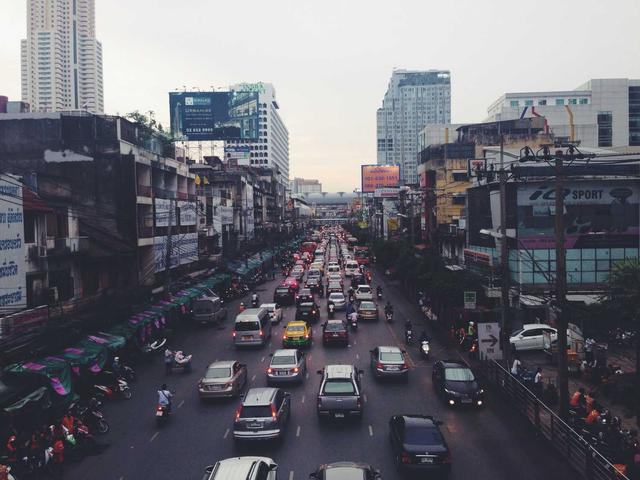
#> input picture 03_orb/images/input_image.jpg, 640 x 480 px
$ python orb_final_summary.py
#> lines starting #> are read from the running program, lines starting #| are printed output that depends on the picture
"""
Generate final ORB pipeline summary image showing detection + description results.
"""

import os
import numpy as np
from PIL import Image
import matplotlib.pyplot as plt
import matplotlib.patches as patches
from scipy.ndimage import gaussian_filter, sobel

CODE_DIR = os.path.dirname(os.path.abspath(__file__))
OUT_DIR = os.path.join(CODE_DIR, '..', 'images')

# Bresenham circle offsets
CIRCLE_OFFSETS = [
    (0, -3), (1, -3), (2, -2), (3, -1),
    (3, 0), (3, 1), (2, 2), (1, 3),
    (0, 3), (-1, 3), (-2, 2), (-3, 1),
    (-3, 0), (-3, -1), (-2, -2), (-1, -3)
]


def load_real_image():
    """Load the real input image."""
    image_path = os.path.join(OUT_DIR, "input_image.jpg")
    if os.path.exists(image_path):
        img_rgb = np.array(Image.open(image_path))
        if len(img_rgb.shape) == 3:
            img = (0.299 * img_rgb[:, :, 0] + 0.587 * img_rgb[:, :, 1] + 0.114 * img_rgb[:, :, 2]) / 255.0
        else:
            img = img_rgb / 255.0
        return img
    return None

def create_test_image():
    """Create a test image with features (fallback if no real image)."""
    # Try to load real image first
    real_img = load_real_image()
#> in load_real_image, img_rgb is the input picture: shape (480, 640, 3); mean R, G, B 105.6, 105.7, 113.8
#> in load_real_image, `img = (0.299 * img_rgb[:, :, 0] + 0.587 * img_rgb[:, :, 1] + 0.114 * i..`:
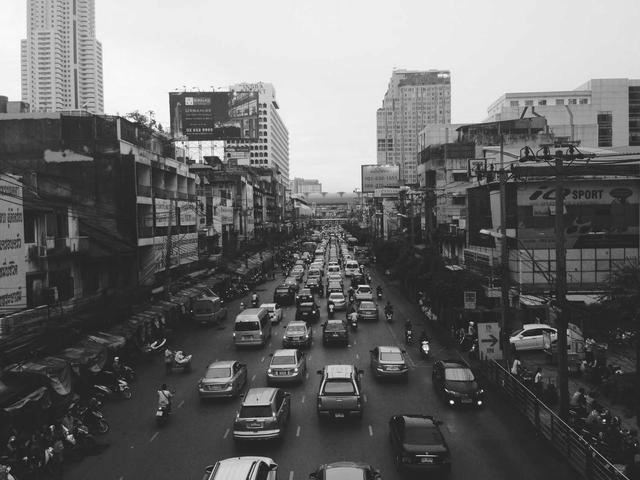
#> img: shape (480, 640) float64; min 0.00224, max 0.999, mean 0.418
    if real_img is not None:
        return real_img

    # Fallback to synthetic
    img = np.zeros((240, 320), dtype=np.float64)
    img[:, :] = 0.5

    # Add shapes
    img[40:90, 40:90] = 0.9
    img[100:150, 180:250] = 0.3
    img[140:190, 60:120] = 0.75
    img[50:80, 200:260] = 0.85

    # Add texture
    for i in range(0, 240, 15):
        for j in range(0, 320, 15):
            img[i:i+8, j:j+8] += np.random.rand() * 0.08 - 0.04

    return np.clip(img, 0, 1)


def detect_fast_corners(img, threshold=0.08):
    """Simple FAST corner detection."""
    h, w = img.shape
    corners = []

    for y in range(3, h - 3):
        for x in range(3, w - 3):
            center = img[y, x]
            upper = center + threshold
            lower = center - threshold

            circle_vals = [img[y + dy, x + dx] for dx, dy in CIRCLE_OFFSETS]

            labels = []
            for val in circle_vals:
                if val > upper:
                    labels.append('B')
                elif val < lower:
                    labels.append('D')
                else:
                    labels.append('S')

            labels_ext = labels + labels
            max_b = max_d = 0
            cnt_b = cnt_d = 0

            for l in labels_ext:
                if l == 'B':
                    cnt_b += 1
                    cnt_d = 0
                    max_b = max(max_b, cnt_b)
                elif l == 'D':
                    cnt_d += 1
                    cnt_b = 0
                    max_d = max(max_d, cnt_d)
                else:
                    cnt_b = cnt_d = 0

            if min(max_b, 16) >= 9 or min(max_d, 16) >= 9:
                corners.append({'x': x, 'y': y, 'response': max(max_b, max_d)})

    return corners


def compute_harris(img, keypoints, k=0.04):
    """Compute Harris response."""
    Ix = sobel(img, axis=1)
    Iy = sobel(img, axis=0)

    Ixx = gaussian_filter(Ix * Ix, 1.5)
    Iyy = gaussian_filter(Iy * Iy, 1.5)
    Ixy = gaussian_filter(Ix * Iy, 1.5)

    for kp in keypoints:
        x, y = kp['x'], kp['y']
        det = Ixx[y, x] * Iyy[y, x] - Ixy[y, x] ** 2
        trace = Ixx[y, x] + Iyy[y, x]
        kp['harris'] = det - k * trace ** 2

    return keypoints


def compute_orientation(img, keypoints, radius=15):
    """Compute orientation using intensity centroid."""
    h, w = img.shape

    for kp in keypoints:
        cx, cy = int(kp['x']), int(kp['y'])
        m10 = m01 = 0

        for dy in range(-radius, radius + 1):
            for dx in range(-radius, radius + 1):
                x, y = cx + dx, cy + dy
                if 0 <= x < w and 0 <= y < h:
                    intensity = img[y, x]
                    m10 += dx * intensity
                    m01 += dy * intensity

        kp['orientation'] = np.arctan2(m01, m10)

    return keypoints


def generate_descriptor(img, kp, n_pairs=256):
    """Generate rBRIEF descriptor."""
    np.random.seed(42)
    h, w = img.shape
    cx, cy = int(kp['x']), int(kp['y'])
    theta = kp.get('orientation', 0)

    cos_t = np.cos(theta)
    sin_t = np.sin(theta)

    descriptor = np.zeros(n_pairs, dtype=np.uint8)

    for i in range(n_pairs):
        px = int(np.clip(np.random.randn() * 7, -15, 15))
        py = int(np.clip(np.random.randn() * 7, -15, 15))
        qx = int(np.clip(np.random.randn() * 7, -15, 15))
        qy = int(np.clip(np.random.randn() * 7, -15, 15))

        rpx = int(round(px * cos_t - py * sin_t))
        rpy = int(round(px * sin_t + py * cos_t))
        rqx = int(round(qx * cos_t - qy * sin_t))
        rqy = int(round(qx * sin_t + qy * cos_t))

        p_x, p_y = cx + rpx, cy + rpy
        q_x, q_y = cx + rqx, cy + rqy

        if 0 <= p_x < w and 0 <= p_y < h and 0 <= q_x < w and 0 <= q_y < h:
            if img[p_y, p_x] < img[q_y, q_x]:
                descriptor[i] = 1

    return descriptor


def create_final_summary():
    """Create final ORB summary visualization."""
    print("Creating test image...")
    img = create_test_image()

    print("Detecting FAST corners...")
    fast_corners = detect_fast_corners(img)
#> after the loop in detect_fast_corners, `for y in range(3, h - 3):`: corners = 14942 items
    print(f"  Found {len(fast_corners)} corners")

    print("Computing Harris response...")
    harris_corners = compute_harris(img, fast_corners)

    print("Selecting top keypoints...")
    harris_corners = sorted(harris_corners, key=lambda k: k.get('harris', 0), reverse=True)
    selected = harris_corners[:200]
    print(f"  Selected {len(selected)} keypoints")

    print("Computing orientations...")
    oriented = compute_orientation(img, selected)

    print("Generating descriptors...")
    valid_kps = []
    descriptors = []
    h, w = img.shape

    for kp in oriented:
        if 16 <= kp['x'] < w - 16 and 16 <= kp['y'] < h - 16:
            desc = generate_descriptor(img, kp)
            kp['descriptor'] = desc
            valid_kps.append(kp)
            descriptors.append(desc)

    print(f"  Generated {len(valid_kps)} descriptors")

    # Create visualization
    fig = plt.figure(figsize=(20, 14))
    gs = fig.add_gridspec(2, 3, hspace=0.25, wspace=0.2)

    # 1. Input Image
    ax1 = fig.add_subplot(gs[0, 0])
    ax1.imshow(img, cmap='gray', vmin=0, vmax=1)
    ax1.set_title(f'1. Input Image\n{w}×{h} pixels', fontsize=12, fontweight='bold')
    ax1.axis('off')

    # 2. FAST Corners - sample evenly if too many
    ax2 = fig.add_subplot(gs[0, 1])
    ax2.imshow(img, cmap='gray', vmin=0, vmax=1)
    n_show = min(800, len(fast_corners))
    if len(fast_corners) > n_show:
        indices = np.linspace(0, len(fast_corners) - 1, n_show, dtype=int)
        fast_to_show = [fast_corners[i] for i in indices]
    else:
        fast_to_show = fast_corners
    for kp in fast_to_show:
        circle = plt.Circle((kp['x'], kp['y']), 2, color='yellow', fill=False, linewidth=0.5)
        ax2.add_patch(circle)
    ax2.set_title(f'2. FAST Corners\n{len(fast_corners)} detected', fontsize=12, fontweight='bold')
    ax2.axis('off')

    # 3. Harris Filtered
    ax3 = fig.add_subplot(gs[0, 2])
    ax3.imshow(img, cmap='gray', vmin=0, vmax=1)
    for kp in selected:
        circle = plt.Circle((kp['x'], kp['y']), 4, color='cyan', fill=False, linewidth=1)
        ax3.add_patch(circle)
    ax3.set_title(f'3. Harris Filtered\n{len(selected)} keypoints', fontsize=12, fontweight='bold')
    ax3.axis('off')

    # 4. With Orientation
    ax4 = fig.add_subplot(gs[1, 0])
    ax4.imshow(img, cmap='gray', vmin=0, vmax=1)
    for kp in valid_kps[:100]:
        x, y = kp['x'], kp['y']
        theta = kp.get('orientation', 0)

        circle = plt.Circle((x, y), 5, color='lime', fill=False, linewidth=1.5)
        ax4.add_patch(circle)

        arrow_len = 10
        dx = arrow_len * np.cos(theta)
        dy = arrow_len * np.sin(theta)
        ax4.arrow(x, y, dx, dy, head_width=3, head_length=2, fc='red', ec='red')

    ax4.set_title(f'4. Orientation Assignment\n{len(valid_kps)} with θ', fontsize=12, fontweight='bold')
    ax4.axis('off')

    # 5. Descriptor visualization
    ax5 = fig.add_subplot(gs[1, 1])
    if len(descriptors) > 0:
        desc_img = np.array(descriptors[:16]).reshape(-1)[:256].reshape(16, 16)
        ax5.imshow(desc_img, cmap='Greens', aspect='auto')
        ax5.set_title('5. rBRIEF Descriptors\n256-bit binary (16×16 viz)', fontsize=12, fontweight='bold')
    ax5.axis('off')

    # 6. Summary statistics
    ax6 = fig.add_subplot(gs[1, 2])
    ax6.set_xlim(0, 10)
    ax6.set_ylim(0, 10)
    ax6.axis('off')

    summary_text = f"""
ORB Pipeline Summary
════════════════════

Input: {w} × {h} pixels

1️⃣ DETECTION PHASE:
  • FAST corners: {len(fast_corners)}
  • Harris filtered: {len(selected)}
  • With orientation: {len(oriented)}

2️⃣ DESCRIPTION PHASE:
  • Valid keypoints: {len(valid_kps)}
  • Descriptor size: 256 bits
  • Storage: {len(valid_kps) * 32} bytes

Key Features:
  ✓ Fast: ~30× faster than SIFT
  ✓ Rotation invariant
  ✓ Scale invariant
  ✓ Compact binary descriptors
"""
    ax6.text(0.5, 5, summary_text, fontsize=10, va='center', family='monospace',
            bbox=dict(boxstyle='round', facecolor='#e8f8f5', edgecolor='#1abc9c', linewidth=2))
    ax6.set_title('6. Pipeline Summary', fontsize=12, fontweight='bold')

    plt.suptitle('ORB Complete Pipeline: Detection → Description', fontsize=18, fontweight='bold', y=0.98)
    plt.savefig(os.path.join(OUT_DIR, 'orb_complete_summary.png'), dpi=150, bbox_inches='tight', facecolor='white')
    plt.close()
    print("Saved: orb_complete_summary.png")


def create_orb_vs_sift_summary():
    """Create comparison summary between ORB and SIFT."""
    fig, ax = plt.subplots(figsize=(16, 12))
    ax.set_xlim(0, 16)
    ax.set_ylim(0, 12)
    ax.axis('off')

    # Title
    ax.text(8, 11.5, 'ORB vs SIFT: Algorithm Comparison', ha='center',
           fontsize=18, fontweight='bold')

    # ORB column
    orb_box = patches.FancyBboxPatch((0.5, 1), 7, 9.5, boxstyle="round,pad=0.1",
                                      facecolor='#e8f8f5', edgecolor='#1abc9c', linewidth=3)
    ax.add_patch(orb_box)
    ax.text(4, 10, 'ORB', ha='center', fontsize=16, fontweight='bold', color='#1abc9c')

    orb_content = """
Year: 2011 (Rublee et al.)

DETECTION:
  • FAST corners (16-pixel circle)
  • Harris corner response
  • Intensity centroid orientation
  • Image pyramid (f=1.2)

DESCRIPTION:
  • rBRIEF (256-bit binary)
  • Rotated sampling pattern
  • Pre-trained point pairs

MATCHING:
  • Hamming distance
  • XOR + popcount
  • ~8 CPU cycles

PERFORMANCE:
  • Speed: ~30 fps
  • Storage: 32 bytes/descriptor
  • Free (no patents)
"""
    ax.text(1, 9, orb_content, fontsize=9, va='top', family='monospace')

    # SIFT column
    sift_box = patches.FancyBboxPatch((8.5, 1), 7, 9.5, boxstyle="round,pad=0.1",
                                       facecolor='#fdedec', edgecolor='#e74c3c', linewidth=3)
    ax.add_patch(sift_box)
    ax.text(12, 10, 'SIFT', ha='center', fontsize=16, fontweight='bold', color='#e74c3c')

    sift_content = """
Year: 2004 (David Lowe)

DETECTION:
  • DoG extrema (26-neighbor)
  • Low contrast removal
  • Edge response removal
  • Gaussian scale space

DESCRIPTION:
  • 128-D float vector
  • 4×4 subregions × 8 bins
  • Gradient histograms

MATCHING:
  • L2 (Euclidean) distance
  • 128 multiply-adds
  • ~500 CPU cycles

PERFORMANCE:
  • Speed: ~1 fps
  • Storage: 512 bytes/descriptor
  • Patent expired (2020)
"""
    ax.text(9, 9, sift_content, fontsize=9, va='top', family='monospace')

    plt.tight_layout()
    plt.savefig(os.path.join(OUT_DIR, 'orb_vs_sift_summary.png'), dpi=150, bbox_inches='tight', facecolor='white')
    plt.close()
    print("Saved: orb_vs_sift_summary.png")


def main():
    """Generate final summary visualizations."""
    print("=" * 60)
    print("ORB Final Summary Visualizations")
    print("=" * 60)

    # Ensure output directory exists
    os.makedirs(OUT_DIR, exist_ok=True)

    print("\n1. Generating complete pipeline summary...")
    create_final_summary()
#|   Found 14942 corners
#> in compute_harris, `Iy = sobel(img, axis=0)`:
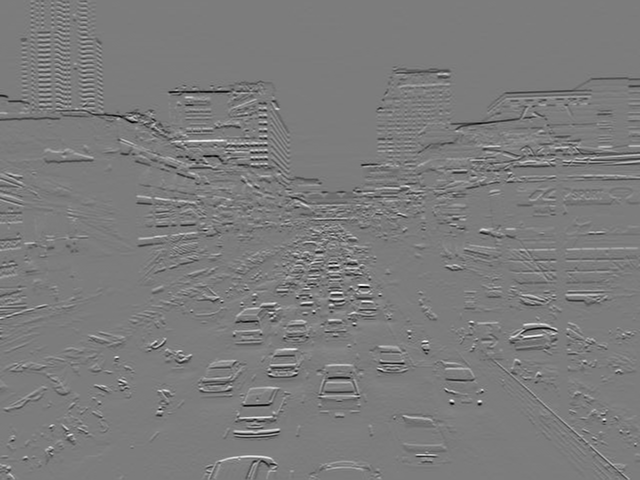
#> Iy: shape (480, 640) float64; min -2.99, max 3.14, mean -0.0105; drawn with min black and max white
#> in compute_harris, `Ixx = gaussian_filter(Ix * Ix, 1.5)`:
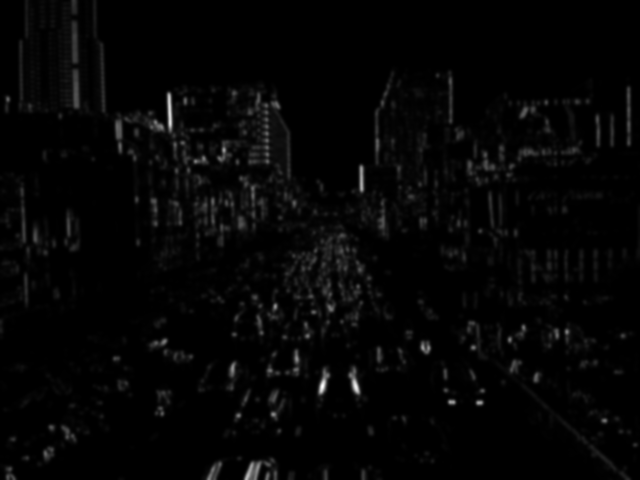
#> Ixx: shape (480, 640) float64; min 0, max 3.7, mean 0.0797; drawn with min black and max white
#> in compute_harris, `Iyy = gaussian_filter(Iy * Iy, 1.5)`:
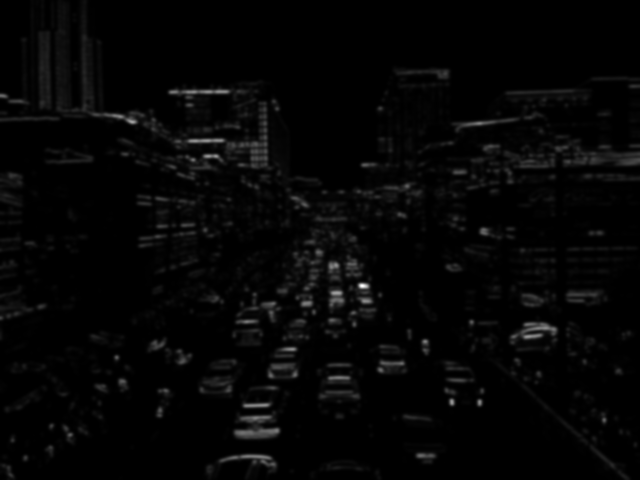
#> Iyy: shape (480, 640) float64; min 0, max 4.95, mean 0.111; drawn with min black and max white
#> in compute_harris, `Ixy = gaussian_filter(Ix * Iy, 1.5)`:
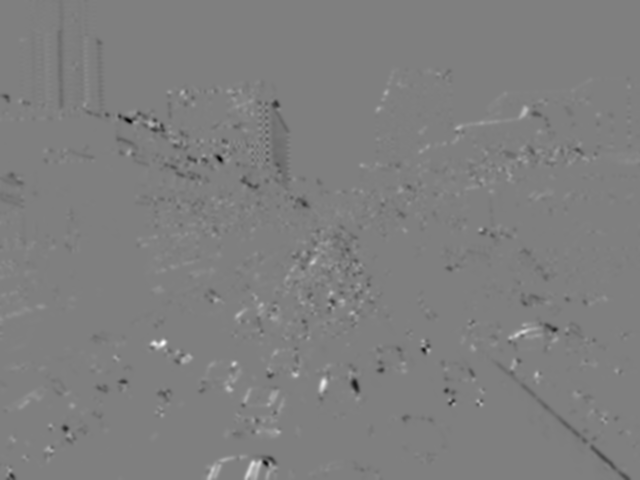
#> Ixy: shape (480, 640) float64; min -1.22, max 1.22, mean -0.00172; drawn with min black and max white
#> the loop in compute_harris, `for kp in keypoints:` made 14942 passes
#> (x, y, det, trace) on passes 1 to 3: (63, 3, 0.0327, 0.377), (64, 3, 0.0401, 0.406), (67, 3, 0.0273, 0.331)
#> in create_final_summary, `selected = harris_corners[:200]`: selected = 200 items
#|   Selected 200 keypoints
#> the loop in compute_orientation, `for kp in keypoints:` made 200 passes
#> (cx, cy) on passes 1 to 3: (452, 402), (451, 402), (479, 402)
#> the loop in create_final_summary, `for kp in oriented:` made 200 passes
#> (cx in generate_descriptor, cy in generate_descriptor, theta in generate_descriptor, cos_t in generate_descriptor, sin_t in generate_descriptor) on passes 1 to 3: (452, 402, 3.02, -0.993, 0.122), (451, 402, 2.67, -0.893, 0.451), (479, 402, 2.71, -0.909, 0.417)
#|   Generated 195 descriptors
#> the loop in create_final_summary, `for kp in fast_to_show:` made 800 passes
#> kp on passes 1 to 3: {'x': 63, 'y': 3, 'response': 15, 'harris': 0.027}, {'x': 59, 'y': 6, 'response': 15, 'harris': 0.00618}, {'x': 31, 'y': 9, 'response': 32, 'harris': 0.0175}
#> the loop in create_final_summary, `for kp in valid_kps[:100]:` made 100 passes
#> in create_final_summary, `plt.savefig(os.path.join(OUT_DIR, 'orb_complete_summary.png'), dpi=150..`:
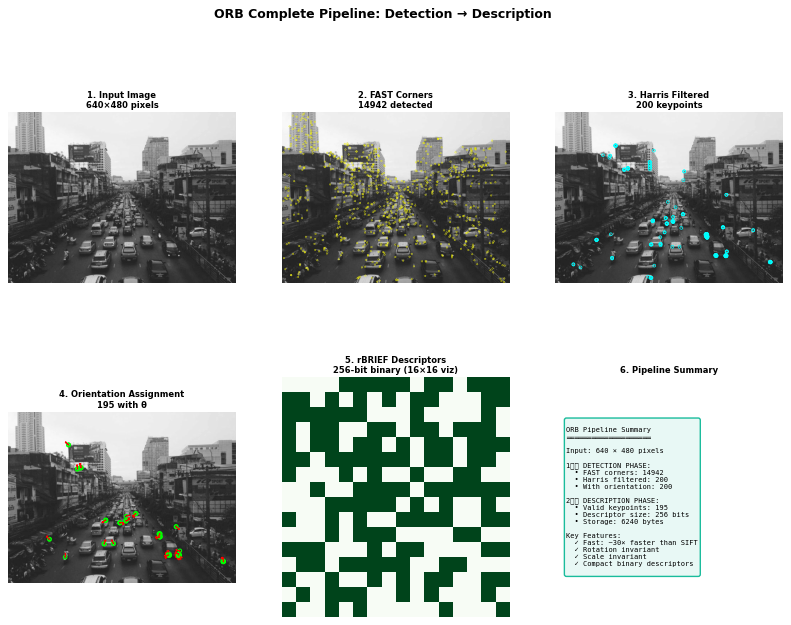
#> figure drawn by matplotlib, 5 panels

    print("\n2. Generating ORB vs SIFT comparison...")
    create_orb_vs_sift_summary()
#> in create_orb_vs_sift_summary, `plt.savefig(os.path.join(OUT_DIR, 'orb_vs_sift_summary.png'), dpi=150,..`:
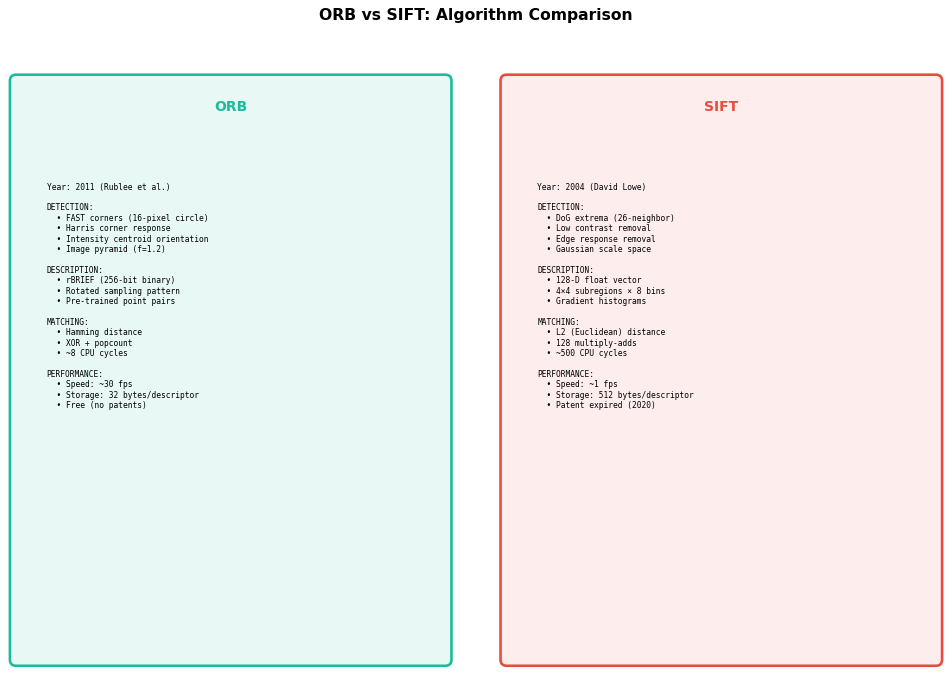
#> figure drawn by matplotlib, 1 panel

    print("\n" + "=" * 60)
    print("Done! Generated all summary visualizations.")
    print("=" * 60)


if __name__ == "__main__":
    main()
